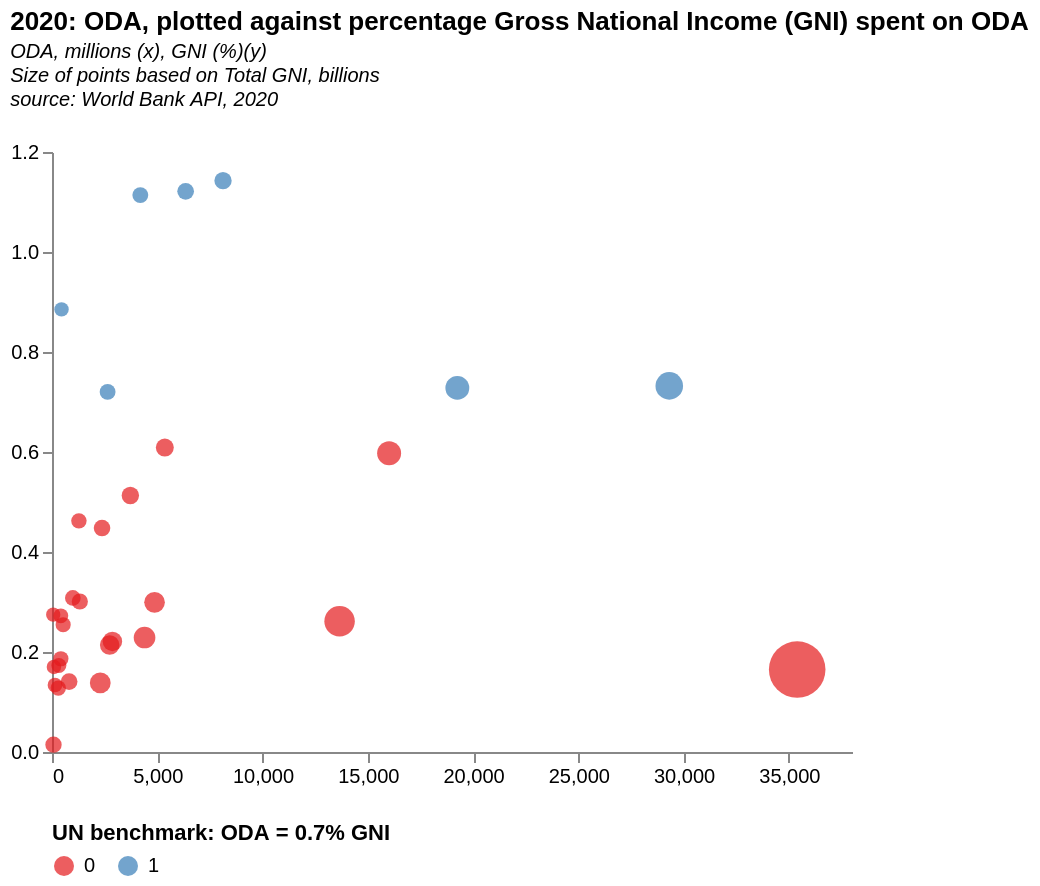

Vega-Lite specification stored for this chart:
### Vega-Lite specification from a JSON file in a GitHub repository (floating-point values rounded to 4 significant figures)
{"$schema": "https://vega.github.io/schema/vega-lite/v5.json", "title": {"text": "2020: ODA, plotted against percentage Gross National Income (GNI) spent on ODA", "subtitle": ["ODA, millions (x), GNI (%)(y)", "Size of points based on Total GNI, billions", "source: World Bank API, 2020", ""], "subtitleFontStyle": "italic", "subtitleFontSize": 10, "anchor": "start", "color": "black"}, "config": {"background": "white", "view": {"stroke": "transparent"}}, "data": {"values": [{"": "0", "Country": "Australia", "Year": "2020", "GNI_perc": "0.221172909", "ODA_mil": "2868.76", "GNI_bil": "1297.066631", "UN": "0"}, {"": "1", "Country": "Austria", "Year": "2020", "GNI_perc": "0.300939866", "ODA_mil": "1321.38", "GNI_bil": "439.0843988", "UN": "0"}, {"": "2", "Country": "Belgium", "Year": "2020", "GNI_perc": "0.447891532", "ODA_mil": "2376.38", "GNI_bil": "530.5704237", "UN": "0"}, {"": "3", "Country": "Canada", "Year": "2020", "GNI_perc": "0.299367152", "ODA_mil": "4870.85", "GNI_bil": "1627.048915", "UN": "0"}, {"": "4", "Country": "Czechia", "Year": "2020", "GNI_perc": "0.127996318", "ODA_mil": "299.14", "GNI_bil": "233.709848", "UN": "0"}, {"": "5", "Country": "Denmark", "Year": "2020", "GNI_perc": "0.72017034", "ODA_mil": "2640.86", "GNI_bil": "366.699356", "UN": "1"}, {"": "6", "Country": "Finland", "Year": "2020", "GNI_perc": "0.462291485", "ODA_mil": "1277.89", "GNI_bil": "276.4251647", "UN": "0"}, {"": "7", "Country": "France", "Year": "2020", "GNI_perc": "0.597508316", "ODA_mil": "16013.14", "GNI_bil": "2679.986129", "UN": "0"}, {"": "8", "Country": "Germany", "Year": "2020", "GNI_perc": "0.732241841", "ODA_mil": "29320.38", "GNI_bil": "4004.193473", "UN": "1"}, {"": "9", "Country": "Greece", "Year": "2020", "GNI_perc": "0.173101205", "ODA_mil": "325.44", "GNI_bil": "188.0056234", "UN": "0"}, {"": "10", "Country": "Hungary", "Year": "2020", "GNI_perc": "0.272313619", "ODA_mil": "417.88", "GNI_bil": "153.4554173", "UN": "0"}, {"": "11", "Country": "Iceland", "Year": "2020", "GNI_perc": "0.274744998", "ODA_mil": "57.9", "GNI_bil": "21.07408707", "UN": "0"}, {"": "12", "Country": "Ireland", "Year": "2020", "GNI_perc": "0.308125587", "ODA_mil": "987.79", "GNI_bil": "320.5803224", "UN": "0"}, {"": "13", "Country": "Italy", "Year": "2020", "GNI_perc": "0.228893457", "ODA_mil": "4395.87", "GNI_bil": "1920.487395", "UN": "0"}, {"": "14", "Country": "Japan", "Year": "2020", "GNI_perc": "0.26154461", "ODA_mil": "13660.18", "GNI_bil": "5222.88721", "UN": "0"}, {"": "15", "Country": "Korea, Rep.", "Year": "2020", "GNI_perc": "0.138230139", "ODA_mil": "2292.78", "GNI_bil": "1658.668666", "UN": "0"}, {"": "16", "Country": "Luxembourg", "Year": "2020", "GNI_perc": "0.885175344", "ODA_mil": "452.34", "GNI_bil": "51.10173969", "UN": "1"}, {"": "17", "Country": "Netherlands", "Year": "2020", "GNI_perc": "0.608931434", "ODA_mil": "5358.94", "GNI_bil": "880.056391", "UN": "0"}, {"": "18", "Country": "New Zealand", "Year": "2020", "GNI_perc": "0.254568509", "ODA_mil": "529.74", "GNI_bil": "208.0932952", "UN": "0"}, {"": "19", "Country": "Norway", "Year": "2020", "GNI_perc": "1.113793571", "ODA_mil": "4195.68", "GNI_bil": "376.7017612", "UN": "1"}, {"": "20", "Country": "Poland", "Year": "2020", "GNI_perc": "0.140797197", "ODA_mil": "811.95", "GNI_bil": "576.6805139", "UN": "0"}, {"": "21", "Country": "Portugal", "Year": "2020", "GNI_perc": "0.186501388", "ODA_mil": "420.5", "GNI_bil": "225.4674914", "UN": "0"}, {"": "22", "Country": "Slovak Republic", "Year": "2020", "GNI_perc": "0.133962769", "ODA_mil": "141.2", "GNI_bil": "105.40242", "UN": "0"}, {"": "23", "Country": "Slovenia", "Year": "2020", "GNI_perc": "0.170076078", "ODA_mil": "90.73", "GNI_bil": "53.34671472", "UN": "0"}, {"": "24", "Country": "Spain", "Year": "2020", "GNI_perc": "0.213990801", "ODA_mil": "2739.27", "GNI_bil": "1280.087734", "UN": "0"}, {"": "25", "Country": "Sweden", "Year": "2020", "GNI_perc": "1.121414593", "ODA_mil": "6348.35", "GNI_bil": "566.1019607", "UN": "1"}, {"": "26", "Country": "Switzerland", "Year": "2020", "GNI_perc": "0.513014286", "ODA_mil": "3720.82", "GNI_bil": "725.2858455", "UN": "0"}, {"": "27", "Country": "Thailand", "Year": "2020", "GNI_perc": "0.014633117", "ODA_mil": "71.44", "GNI_bil": "488.2076584", "UN": "0"}, {"": "28", "Country": "Turkiye", "Year": "2020", "GNI_perc": "1.142713485", "ODA_mil": "8123.52", "GNI_bil": "710.8973605", "UN": "1"}, {"": "29", "Country": "United Kingdom", "Year": "2020", "GNI_perc": "0.728233834", "ODA_mil": "19253.43", "GNI_bil": "2643.852717", "UN": "1"}, {"": "30", "Country": "United States", "Year": "2020", "GNI_perc": "0.164846389", "ODA_mil": "35396.41", "GNI_bil": "21472.36", "UN": "0"}]}, "mark": {"type": "circle", "color": "red", "opacity": 0.7}, "height": 300, "width": 400, "encoding": {"x": {"field": "ODA_mil", "type": "quantitative", "scale": {"domain": [0, 38000]}, "axis": {"grid": false}, "title": null}, "y": {"field": "GNI_perc", "type": "quantitative", "scale": {"domain": [0, 1.2]}, "axis": {"grid": false}, "title": null}, "color": {"field": "UN", "type": "ordinal", "scale": {"scheme": "set1"}, "legend": {"orient": "bottom"}, "title": "UN benchmark: ODA = 0.7% GNI "}, "size": {"field": "GNI_bil", "type": "quantitative", "title": "Prison Rate", "scale": {"range": [50, 800]}, "legend": null}, "tooltip": [{"field": "Country", "type": "ordinal", "title": "Country"}, {"field": "GNI_perc", "type": "quantitative", "title": "Percent of GNI", "format": ".2f"}, {"field": "ODA_mil", "type": "quantitative", "title": "ODA, millions", "format": ".0f"}, {"field": "GNI_bil", "type": "quantitative", "title": "GNI", "format": ".0f"}]}}
